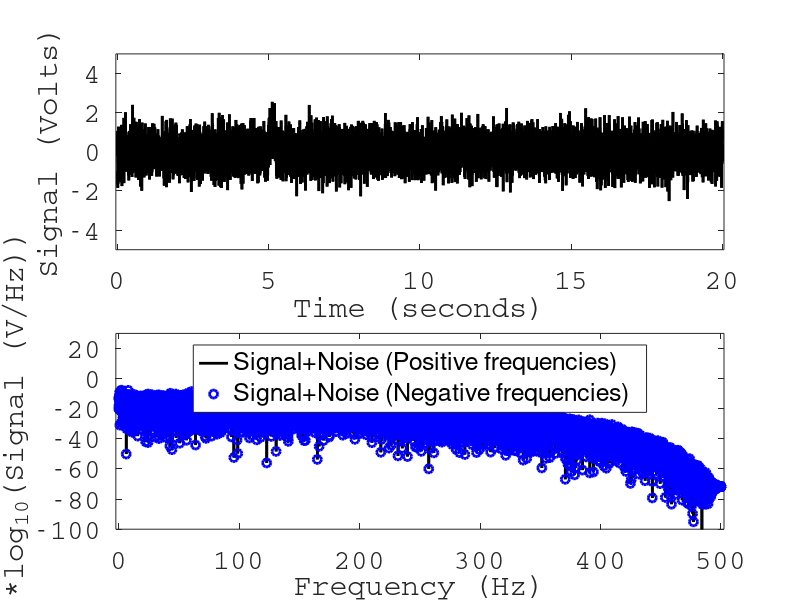

MATLAB code for this plot:
clear;
close;
home;
pkg load signal;

%dsp parameters for x-axis:
fs = 1000.0; %Hz
T = 20.0; %Total time (1 sec)
dt = 1/fs;
df = 1/T;
f = transpose([0:df:fs/2]);
t = transpose([0.0:dt:T-dt]);
N = length(t)/2;
%dsp parameters for y-axis:
noise_sigma = 1.0;
amplitude = 0.75;
noise = randn(size(t))*noise_sigma;
s = zeros(size(t));
s(5000:5250) = amplitude;
y = noise+s;
window = 2;

%filtering
y = filter(ones(window,1)/window,1,y); %moving-average
y = fliplr(filter(ones(window,1)/window,1,fliplr(y))); %moving-average on the flipped signal.

%Computing the spectrum...modify this to plot the phase.
Y = sqrt(conj(fft(y)).*fft(y));
Y_R = Y(1:length(f))*dt;
Y_L = Y(length(f)-1:end)*dt;

%Plotting section
figure(1, 'position',[0,0,1000,1000]);
subplot(2,1,1);
plot(t,y,'color','black','linewidth',2.0);
xlabel('Time (seconds)','fontname','Courier','fontsize',20);
ylabel('Signal (Volts)','fontname','Courier','fontsize',20);
set(gca(),'fontname','Courier','fontsize',20);
axis([0-dt*50 T+dt*50 -5*noise_sigma 5*noise_sigma]);
subplot(2,1,2);
hold on;
plot(f,20*log10(Y_R),'color','black','linewidth',2.0);
plot(f,20*log10(flipud(Y_L)),'o','color','blue','linewidth',2.0);
axis([0-df*50 fs/2+df*50 -100 30]);
xlabel('Frequency (Hz)','fontname','Courier','fontsize',20);
ylabel('20*log_{10}(Signal (V/Hz))','fontname','Courier','fontsize',20);
set(gca(),'fontname','Courier','fontsize',20);
legend('Signal+Noise (Positive frequencies)','Signal+Noise (Negative frequencies)','location','north');
box on;